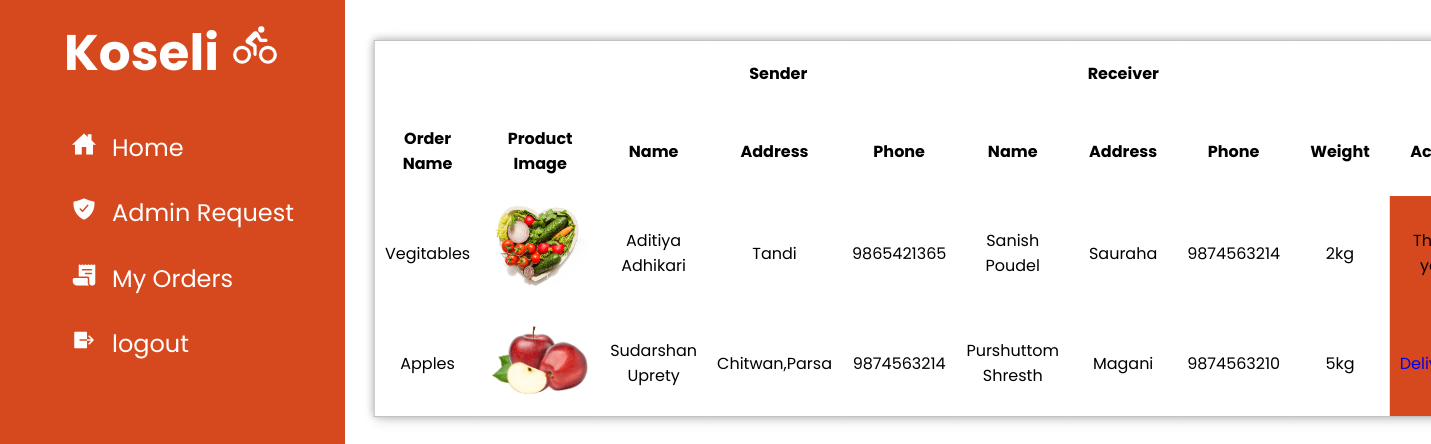
Page /staff/?r=order (signed in) on the committed database.
### tables this page shows
CREATE TABLE `courier` (
  `oid` int(11) NOT NULL,
  `uid` int(255) NOT NULL,
  `sid` int(255) NOT NULL DEFAULT 0,
  `ordername` text NOT NULL,
  `rname` text NOT NULL,
  `remail` varchar(30) NOT NULL,
  `rphone` varchar(10) NOT NULL,
  `raddress` varchar(20) NOT NULL,
  `weight` int(2) NOT NULL,
  `date` varchar(255) NOT NULL,
  `image` text NOT NULL,
  `status` int(2) NOT NULL DEFAULT 0
);

CREATE TABLE `user` (
  `id` int(11) NOT NULL,
  `name` varchar(20) NOT NULL,
  `username` varchar(20) NOT NULL,
  `password` varchar(20) NOT NULL,
  `email` varchar(30) NOT NULL,
  `phone` varchar(10) NOT NULL,
  `address` varchar(20) NOT NULL,
  `gender` varchar(6) NOT NULL
);

### staff/controller/ordercontroller.php (called while the page is built)
<?php
include 'view/navbar.php';
include 'view/order.php';
?>

### staff/model/dbmodel.php (called while the page is built, shortened)
<?php
function db_connect()
{
    $db['host'] = "localhost";
    $db['username'] = "root";
    $db['password'] = "";
    $db['db_name'] = "koseli";
    $conn = new mysqli($db['host'], $db['username'], $db['password'], $db['db_name']);
    return $conn;
}
function view_order($sid)
{
    $conn = db_connect();
    $sql = "SELECT * from courier JOIN user ON courier.uid=user.id WHERE courier.sid='$sid'";
    $result = $conn->query($sql);
    if ($result) {
        return $result;
    } else {
        return false;
    }
}
?>

### staff/view/order.php (the view, shortened to what this page needs)
<?php
    include 'model/dbmodel.php';
    ?>
<!DOCTYPE html>
<html lang="en">
<head>
</head>
<body>
    <div class="box">
    <?php
    $sid=  $_SESSION['staff']['user_id'];
    $request = view_order($sid);
    ?>
<table style=text-align:center>
<tr>
    <th colspan='2'></th>
    <th colspan='3'>Sender</th>
    <th colspan='3'>Receiver</th>
</tr>
   <tr>
        <th> Order <br>Name</th>
        <th> Product <br>Image</th>
        <th> Name</th>
        <th> Address</th>
        <th> Phone</th>
        <th> Name</th>
        <th> Address</th>
        <th> Phone </th>
        <th> Weight</th>
        <th> Action</th>
</tr>
<?php
while ($row = $request->fetch_assoc()) {
   ?>
    <tr>
       <td><?php echo $row['ordername']; ?></td>
       <td> <img src="../<?php echo $row['image']; ?>" alt="pic" style="max-width: 100px;"/> </td>
        <td><?php echo $row['name']; ?></td>
        <td><?php echo $row['address']; ?></td>
        <td><?php echo $row['phone']; ?></td>
        <td><?php echo $row['rname']; ?></td>
        <td><?php echo $row['raddress']; ?></td>
        <td><?php echo $row['rphone']; ?></td>
        <td><?php echo $row['weight']; ?>kg</td>
        <?php if ($row['status'] == '3') {
                                    ?>
							<td bgcolor=#d6491e >  <a style=color: white href=<?php echo $base_url; ?>?r=deliver&sid=<?php echo $row['oid']; ?>>Delivered<i class="fa-2x fa-regular fa-circle-check"></i></a>
</td>
                                <?php
                                } else {
                                    ?>
                                <td bgcolor=#d6491e color='white' > Thank you! </td>
							<?php
                                } ?>
</tr>
<?php
    }
?>
</table>
</div>
</body>
</html>

### staff/css/style.css (style rules this page uses)
:root { --main-color: #d6491e; --color-dark: #1d2231; --text-color: #d6491e; }
* { margin: 0; box-sizing: border-box; list-style-type: none; text-decoration: none; font-family: 'Poppins', sans-serif; }

### staff/view/order.php (style rules this page uses)
body { margin: 50px; position: relative; left: 21rem; width: 45%; }
table { position: relative; left: 62%; bottom: 10px; transform: translate(-37%, 0%); border-collapse: collapse; width: 1100px; height: 200px; border: 1px solid #bdc3c7; box-shadow: 2px 2px 12px rgba(0, 0, 0, 0.2), -1px -1px 8px rgba(0, 0, 0, 0.2); }
th { padding: 20px; }
td { padding: 10px; }
tr { transition: all .2s ease-in; cursor: pointer; }

### rows in the picture
courier: ordername "Vegitables", image (picture), uid.name "Aditiya Adhikari", uid.address "Tandi", uid.phone "9865421365", rname "Sanish Poudel", raddress "Sauraha", rphone "9874563214", weight "2", status "Thank you!"
courier: ordername "Apples", image (picture), uid.name "Sudarshan Uprety", uid.address "Chitwan,Parsa", uid.phone "9874563214", rname "Purshuttom Shresth", raddress "Magani", rphone "9874563210", weight "5"
